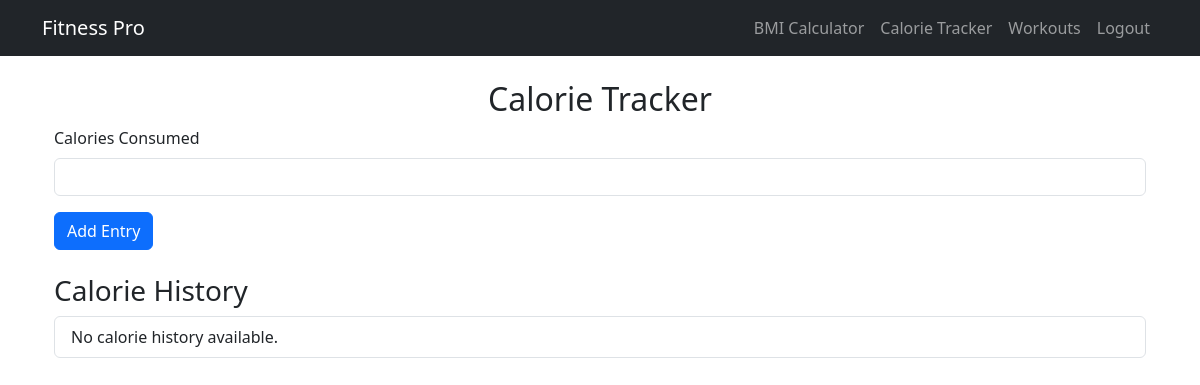
The page /calorie_tracker (signed in) on the database as committed earlier.
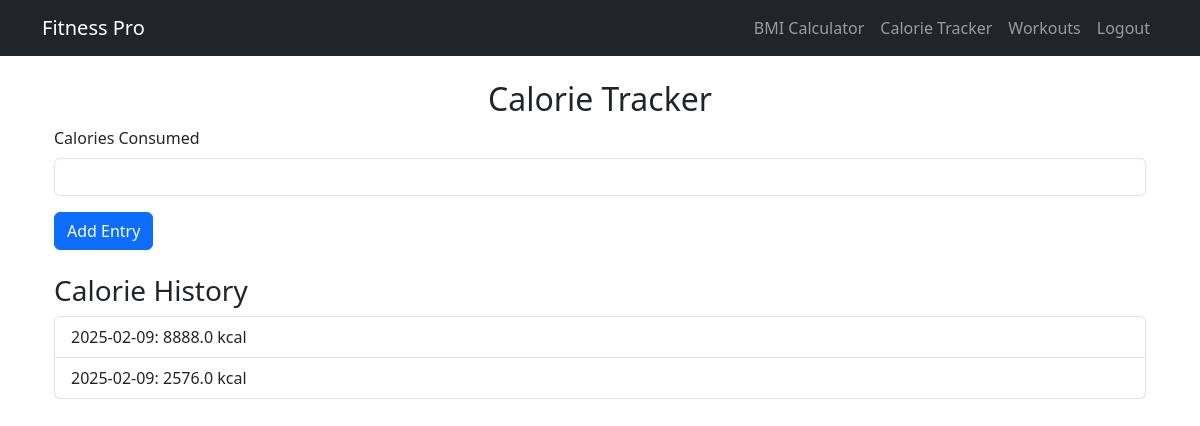
The same page on the database as committed later.
### app.py (models this page shows)
class CalorieTracking(db.Model):
    id = db.Column(db.Integer, primary_key=True)
    user_id = db.Column(db.Integer, db.ForeignKey('user.id'), nullable=False)
    calories = db.Column(db.Float, nullable=False)
    date = db.Column(db.DateTime, nullable=False, default=db.func.current_timestamp())

### app.py (the view)
@app.route('/calorie_tracker', methods=['GET', 'POST'])
@login_required
def calorie_tracker():
    form = CalorieForm()
    if form.validate_on_submit():
        new_entry = CalorieTracking(user_id=current_user.id, calories=form.calories.data)
        db.session.add(new_entry)
        db.session.commit()
        flash('Calorie entry added successfully!', 'success')
        return redirect(url_for('calorie_tracker'))
    calorie_history = CalorieTracking.query.filter_by(user_id=current_user.id).order_by(CalorieTracking.date.desc()).all()
    return render_template('calorie_tracker.html', form=form, calorie_history=calorie_history)

### app.py
class CalorieForm(FlaskForm):
    calories = FloatField('Calories Consumed', validators=[DataRequired(), NumberRange(min=0)])
    submit = SubmitField('Add Entry')

### app.py (called while the page is built)
@login_manager.user_loader
def load_user(user_id):
    return User.query.get(int(user_id))

### templates/calorie_tracker.html (shortened to what this page needs)
{% extends "base.html" %}
{% block content %}
<div class="container mt-4">
    <h2 class="text-center">Calorie Tracker</h2>
    <form method="POST">
        <div class="mb-3">
            <label for="calories" class="form-label">Calories Consumed</label>
            {{ form.calories(class_='form-control', id='calories') }}
        </div>
        <button type="submit" class="btn btn-primary">Add Entry</button>
    </form>
    <h3 class="mt-4">Calorie History</h3>
    <ul class="list-group">
        {% for entry in calorie_history %}
            <li class="list-group-item">
                {{ entry.date.strftime('%Y-%m-%d') }}: {{ entry.calories }} kcal
            </li>
        {% else %}
            <li class="list-group-item">No calorie history available.</li>
        {% endfor %}
    </ul>
</div>
{% endblock %}

### templates/base.html (shortened to what this page needs)
<!DOCTYPE html>
<html lang="en">
<head>
    <link href="https://cdn.jsdelivr.net/npm/bootstrap@5.3.0/dist/css/bootstrap.min.css" rel="stylesheet">
</head>
<body>
    <nav class="navbar navbar-expand-lg navbar-dark bg-dark">
        <div class="container">
            <a class="navbar-brand" href="/dashboard">Fitness Pro</a>
            <div class="collapse navbar-collapse">
                <ul class="navbar-nav ms-auto">
                    {% if current_user.is_authenticated %}
                        <li class="nav-item"><a class="nav-link" href="{{ url_for('bmi_calculator') }}">BMI Calculator</a></li>
                        <li class="nav-item"><a class="nav-link" href="{{ url_for('calorie_tracker') }}">Calorie Tracker</a></li>
                        <li class="nav-item"><a class="nav-link" href="{{ url_for('workout_selection') }}">Workouts</a></li>
                        <li class="nav-item"><a class="nav-link" href="{{ url_for('logout') }}">Logout</a></li>
                    {% else %}
                        <li class="nav-item"><a class="nav-link" href="{{ url_for('login') }}">Login</a></li>
                        <li class="nav-item"><a class="nav-link" href="{{ url_for('register') }}">Register</a></li>
                    {% endif %}
                </ul>
            </div>
        </div>
    </nav>
    <div class="container mt-4">
        {% block content %}{% endblock %}
    </div>
</body>
</html>

Rows that differ between the two databases and show on the page:
added CalorieTracking: date "2025-02-09", calories "8888.0"
added CalorieTracking: date "2025-02-09", calories "2576.0"
Other text that changed with them:
text no longer shown: "No calorie history available."
